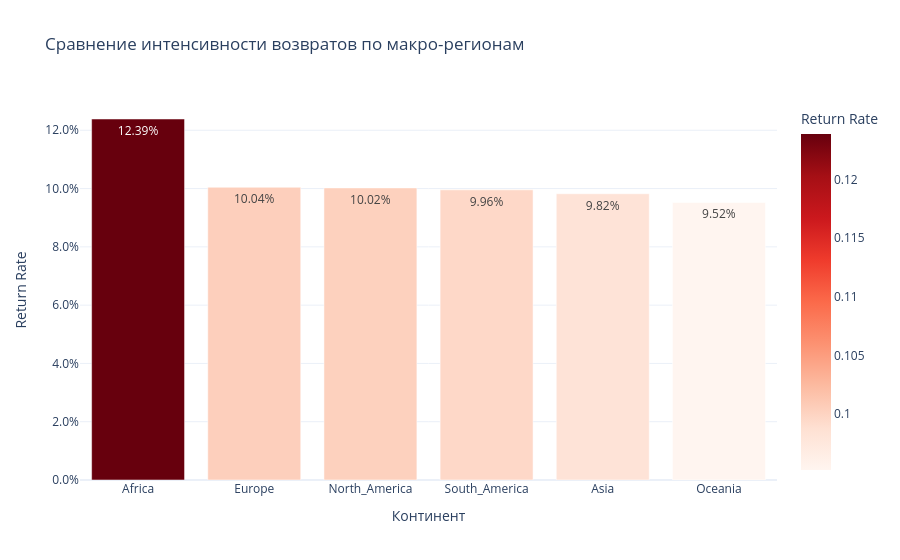

Write notebook code for a chart like this one.
### Code cell
continent_data = []

for cont, (lat_min, lat_max, lon_min, lon_max) in continents_geom.items():
    # Фильтруем города, попавшие в границы континента
    cont_stats = (
        city_returns_stats
        .filter(
            (pl.col("lat").is_between(lat_min, lat_max)) &
            (pl.col("lon").is_between(lon_min, lon_max))
        )
        .select([
            pl.lit(cont).alias("continent"),
            pl.col("returns_count").sum().alias("total_returns"),
            pl.col("total_orders").sum().alias("total_orders")
        ])
    )
    
    if cont_stats["total_orders"][0] > 0:
        continent_data.append(cont_stats)

# Объединяем результаты и считаем финальный Return Rate
continent_summary = (
    pl.concat(continent_data)
    .with_columns(
        (pl.col("total_returns") / pl.col("total_orders")).alias("avg_return_rate")
    )
    .sort("avg_return_rate", descending=True)
)

print("--- СРЕДНИЙ ПРОЦЕНТ ВОЗВРАТОВ ПО КОНТИНЕНТАМ ---")
print(continent_summary)

# Визуализация для быстрого сравнения
import plotly.express as px

fig = px.bar(
    continent_summary.to_pandas(),
    x="continent",
    y="avg_return_rate",
    color="avg_return_rate",
    text_auto=".2%",
    title="Сравнение интенсивности возвратов по макро-регионам",
    labels={"avg_return_rate": "Return Rate", "continent": "Континент"},
    color_continuous_scale="Reds"
)

fig.update_layout(template="plotly_white", yaxis_tickformat=".1%")
fig.show()

### Figure 1 — Plotly figure (JSON) as saved in the notebook; plotly's stock layout.template omitted (floating-point values rounded to 4 significant figures)
{"data": [{"hovertemplate": "Континент=%{x}<br>Return Rate=%{marker.color}<extra></extra>", "legendgroup": "", "marker": {"color": [0.1239, 0.1004, 0.1002, 0.09956, 0.09822, 0.09522], "coloraxis": "coloraxis", "pattern": {"shape": ""}}, "name": "", "orientation": "v", "showlegend": false, "textposition": "auto", "texttemplate": "%{y:.2%}", "type": "bar", "x": ["Africa", "Europe", "North_America", "South_America", "Asia", "Oceania"], "xaxis": "x", "y": [0.1239, 0.1004, 0.1002, 0.09956, 0.09822, 0.09522], "yaxis": "y"}], "layout": {"barmode": "relative", "coloraxis": {"colorbar": {"title": {"text": "Return Rate"}}, "colorscale": [[0, "rgb(255,245,240)"], [0.125, "rgb(254,224,210)"], [0.25, "rgb(252,187,161)"], [0.375, "rgb(252,146,114)"], [0.5, "rgb(251,106,74)"], [0.625, "rgb(239,59,44)"], [0.75, "rgb(203,24,29)"], [0.875, "rgb(165,15,21)"], [1, "rgb(103,0,13)"]]}, "legend": {"tracegroupgap": 0}, "title": {"text": "Сравнение интенсивности возвратов по макро-регионам"}, "xaxis": {"anchor": "y", "domain": [0, 1], "title": {"text": "Континент"}}, "yaxis": {"anchor": "x", "domain": [0, 1], "tickformat": ".1%", "title": {"text": "Return Rate"}}}}
